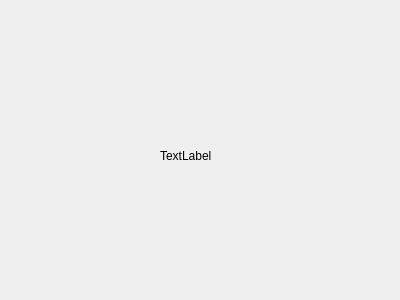
<?xml version="1.0" encoding="UTF-8"?>
<ui version="4.0">
 <class>Widget</class>
 <widget class="QWidget" name="Widget">
  <property name="geometry">
   <rect>
    <x>0</x>
    <y>0</y>
    <width>400</width>
    <height>300</height>
   </rect>
  </property>
  <property name="windowTitle">
   <string>Widget</string>
  </property>
  <widget class="QLabel" name="label">
   <property name="geometry">
    <rect>
     <x>160</x>
     <y>100</y>
     <width>121</width>
     <height>111</height>
    </rect>
   </property>
   <property name="text">
    <string>TextLabel</string>
   </property>
  </widget>
 </widget>
 <layoutdefault spacing="6" margin="11"/>
 <resources/>
 <connections/>
</ui>
